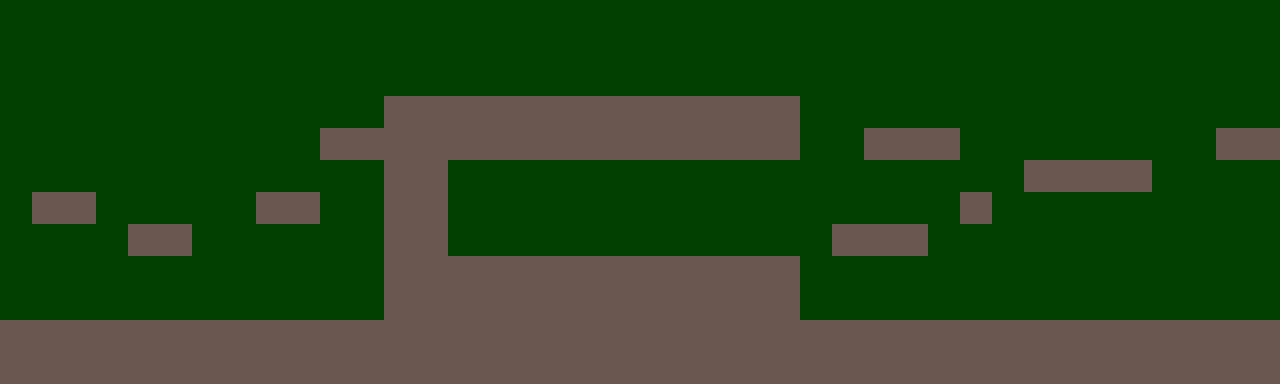

This is a level from a 2D game, rendered from its Tiled map with the project's own tilesets. A one-line summary and the complete map file follow:
An orthogonal 40x12 tile map with 32x32 px tiles, 1 tile layer (Capa de patrones 1) and 28 objects (6x pinchos, 3x coin, player, enemigo2, enemigo1, ...).

<map version="1.10" tiledversion="1.10.1" orientation="orthogonal" renderorder="right-down" width="40" height="12" tilewidth="32" tileheight="32" infinite="0" nextlayerid="5" nextobjectid="58">
 <tileset firstgid="1" source="Spritesheet.tsx" />
 <layer id="1" name="Capa de patrones 1" width="40" height="12">
  <data encoding="csv">
7,7,7,7,7,7,7,7,7,7,7,7,7,7,7,7,7,7,7,7,7,7,7,7,7,7,7,7,7,7,7,7,7,7,7,7,7,7,7,7,
7,7,7,7,7,7,7,7,7,7,7,7,7,7,7,7,7,7,7,7,7,7,7,7,7,7,7,7,7,7,7,7,7,7,7,7,7,7,7,7,
7,7,7,7,7,7,7,7,7,7,7,7,7,7,7,7,7,7,7,7,7,7,7,7,7,7,7,7,7,7,7,7,7,7,7,7,7,7,7,7,
7,7,7,7,7,7,7,7,7,7,7,7,6,6,6,6,6,6,6,6,6,6,6,6,6,7,7,7,7,7,7,7,7,7,7,7,7,7,7,7,
7,7,7,7,7,7,7,7,7,7,6,6,6,6,6,6,6,6,6,6,6,6,6,6,6,7,7,6,6,6,7,7,7,7,7,7,7,7,6,6,
7,7,7,7,7,7,7,7,7,7,7,7,6,6,7,7,7,7,7,7,7,7,7,7,7,7,7,7,7,7,7,7,6,6,6,6,7,7,7,7,
7,6,6,7,7,7,7,7,6,6,7,7,6,6,7,7,7,7,7,7,7,7,7,7,7,7,7,7,7,7,6,7,7,7,7,7,7,7,7,7,
7,7,7,7,6,6,7,7,7,7,7,7,6,6,7,7,7,7,7,7,7,7,7,7,7,7,6,6,6,7,7,7,7,7,7,7,7,7,7,7,
7,7,7,7,7,7,7,7,7,7,7,7,6,6,6,6,6,6,6,6,6,6,6,6,6,7,7,7,7,7,7,7,7,7,7,7,7,7,7,7,
7,7,7,7,7,7,7,7,7,7,7,7,6,6,6,6,6,6,6,6,6,6,6,6,6,7,7,7,7,7,7,7,7,7,7,7,7,7,7,7,
6,6,6,6,6,6,6,6,6,6,6,6,6,6,6,6,6,6,6,6,6,6,6,6,6,6,6,6,6,6,6,6,6,6,6,6,6,6,6,6,
6,6,6,6,6,6,6,6,6,6,6,6,6,6,6,6,6,6,6,6,6,6,6,6,6,6,6,6,6,6,6,6,6,6,6,6,6,6,6,6
</data>
 </layer>
 <objectgroup id="4" name="ParaSaltar">
  <object id="39" x="0.227273" y="98.2386" width="1279.7" height="288.25" />
 </objectgroup>
 <objectgroup id="2" name="Plataforma">
  <object id="40" x="384" y="95.9893" width="416.788" height="64.0109" />
  <object id="41" x="383.879" y="256.009" width="416.909" height="63.9872" />
  <object id="42" x="0.00252525" y="320.033" width="1280.03" height="63.9574" />
  <object id="43" x="128" y="224" width="63.9697" height="31.8485" />
  <object id="44" x="32.0151" y="191.409" width="63.9697" height="31.8485" />
  <object id="45" x="255.795" y="191.932" width="63.9697" height="31.8485" />
  <object id="46" x="319.742" y="128.009" width="64.2306" height="31.9149" />
  <object id="49" x="959.867" y="191.909" width="32.0843" height="32.3636" />
  <object id="50" x="1024.14" y="160.311" width="128.466" height="32.1307" />
  <object id="51" x="1216.19" y="128" width="63.7577" height="31.9935" />
  <object id="52" x="863.897" y="127.485" width="96.2055" height="32.3636" />
  <object id="53" x="832.443" y="224.061" width="96.2055" height="32.3636" />
 </objectgroup>
 <objectgroup id="3" name="Objetos">
  <object id="2" type="coin" gid="4" x="994.485" y="90.6892" width="32" height="32" />
  <object id="3" type="coin" gid="4" x="590.985" y="216.189" width="32" height="32" />
  <object id="5" type="player" gid="1" x="48.6517" y="181.106" width="32" height="32" />
  <object id="6" type="enemigo2" gid="5" x="768.047" y="95.8562" width="32" height="32">
   <properties>
    <property name="movi" type="object" value="7" />
   </properties>
  </object>
  <object id="7" x="419.258" y="51.0983">
   <point />
  </object>
  <object id="10" type="enemigo1" gid="2" x="1235.65" y="317.25" width="32" height="32">
   <properties>
    <property name="movi" type="object" value="11" />
   </properties>
  </object>
  <object id="11" x="833.068" y="285.439">
   <point />
  </object>
  <object id="12" type="coin" gid="4" x="181.318" y="147.189" width="32" height="32" />
  <object id="14" type="pinchos" gid="8" x="1073.61" y="160.062" width="32" height="32" />
  <object id="15" type="pinchos" gid="8" x="511.955" y="255.22" width="32" height="32" />
  <object id="18" type="pinchos" gid="8" x="672.048" y="255.981" width="32" height="32" />
  <object id="54" type="puerta" gid="3" x="1232.82" y="127.994" width="32" height="32">
   <properties>
    <property name="SiguienteNivel" value="nivel7.tmx" />
   </properties>
  </object>
  <object id="55" type="pinchos" gid="8" x="544.583" y="95.75" width="32" height="32" />
  <object id="56" type="pinchos" gid="8" x="864.667" y="224.333" width="32" height="32" />
  <object id="57" type="pinchos" gid="8" x="896.667" y="127.333" width="32" height="32" />
 </objectgroup>
</map>
